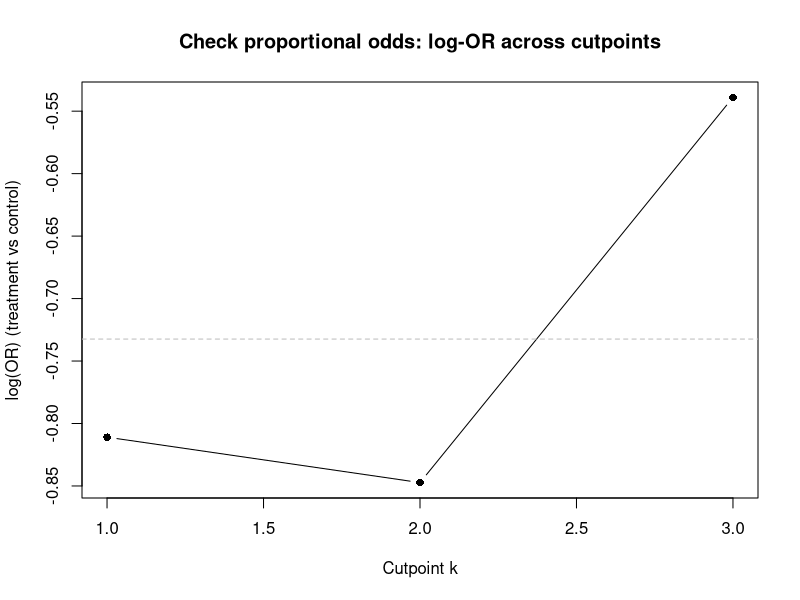

Write the R code that produced this figure. (Note: this script raises an error after producing the figure.)

library(MASS)
library(ggplot2)
library(tidyr)
library(dplyr)
library(gridExtra)
library(xtable)

p_C <- c(0.2, 0.3, 0.3, 0.2)
p_E <- c(0.1, 0.2, 0.4, 0.3)

### check if PO assumption fulfilled for the exemplary vectors
  # example vectors (must sum to 1)
  p_c <- p_C  # control
  p_t <- p_E  # treatment
  # cumulative probabilities
  Fc <- cumsum(p_c)
  Ft <- cumsum(p_t)
  K <- length(p_c)
  # compute odds and odds ratios for cutpoints 1:(K-1)
  cutpoints <- 1:(K-1)
  odds_c <- Fc[cutpoints] / (1 - Fc[cutpoints])
  odds_t <- Ft[cutpoints] / (1 - Ft[cutpoints])
  OR <- odds_t / odds_c
  logOR <- log(OR)
  data.frame(cut = cutpoints, Fc = Fc[cutpoints], Ft = Ft[cutpoints],
             odds_c = odds_c, odds_t = odds_t, OR = OR, logOR = logOR)
  # quick plot
  plot(cutpoints, logOR, type = "b", pch = 16, xlab = "Cutpoint k",
       ylab = "log(OR) (treatment vs control)",
       main = "Check proportional odds: log-OR across cutpoints")
  abline(h = mean(logOR), col = "gray", lty = 2)
  
  # -> not fulfilled

##### Function that generates a simplex vector ####
# Zufallsvektoren auf dem Simplex
random_simplex <- function(n) {
  x <- rgamma(5, shape = 1, rate = 1)  # oder shape = alpha für andere Verteilungen
  x / sum(x)
}

normal_simplex <- function(n, favored_cat) {
  x <- seq(1, n, by = 1)
  y <- dnorm(x, mean =  x[favored_cat], sd = 1.8)
  noise <- runif(n, min = 0.15, max = 0.3) # Add random noise (for example, 10% variation)
  y_noisy <- y * noise  # Apply noise and normalize
  y1 <- y_noisy/sum(y_noisy)
  y <- y/sum(y)
  plot(x,y)
  plot(x,y1)
  return(list(y,y1))
}

normal_simplex_theta <- function(n, favored_cat, theta=log(1.8)) {
  x <- seq(1, n, by = 1)
  y <- dnorm(x, mean =  x[favored_cat], sd = 1.8)
  y1 <- calc_p_E(y, theta_A = theta)
  y1 <- y1/sum(y1)
  y <- y/sum(y)
  plot(x,y)
  plot(x,y1)
  return(list(y,y1))
}

# Boulesteix idea fo how to generate the vectors
# either calculate p_E with random noise form p_C or with a treatment effect theta_A
normal_vector <- function(cat, niter=10000, theta_A = NA, seed = 1){
  set.seed(seed)
  # sample normally distributed values
  samp_norm <- rnorm(n = niter, mean = 0, sd = 1)
  samp_df <- data.frame(value = samp_norm) 
  # calculate the breaking points to categorize the values
  breaks_norm <- (max(samp_norm)-min(samp_norm))/(cat)
  # cut the values up into categories
  samp_df$category <- cut(samp_df$value, 
                          breaks=c(round(seq(min(samp_norm), max(samp_norm), breaks_norm),6)), 
                          labels=c(1:cat)) 
  p <- as.vector(prop.table(table(samp_df$category)))
  if(is.na(theta_A)){
    noise <- runif(cat, min = 0.15, max = 0.3) # Add random noise
    p_noisy <- p * noise  # Apply noise and normalize
    p2 <- p_noisy/sum(p_noisy)
    p2 <- p2/sum(p2)
  } else{
    p2 <- calc_p_E(p, theta_A = theta_A)
    noise <- runif(cat, min = 0.95, max = 1.05) # Add random noise
    p_noisy <- p2 * noise  # Apply noise and normalize
    p2 <- p_noisy/sum(p_noisy)
    p2 <- p2/sum(p2)
  }
  return(list(p, p2))
}

# Function that generates two simplex vectors, where the second has higher values on average
generate_two_simplex_vectors <- function(n, theta = log(1.8)) {
  # Vector A: Gamma Distribution
  a <- rgamma(n, shape = 1, rate = 1)
  a <- a / sum(a)
  
  # Vector B: calculated with odds ratio and random noise
  b <- calc_p_E(a, theta_A = theta)
  noise <- runif(n, min = 0.9, max = 1.1) # Add random noise, so PO assumption isnt fulfilled and PO method doesnt have advantage
  p_noisy <- b * noise  # Apply noise and normalize
  b <- p_noisy/sum(p_noisy)
  list(a = a, b = b)
}

generate_two_simplex_vectors_random <- function(n) {
  # Vector A: Gamma Distribution
  alpha_a <- rep(1, n)
  a <- rgamma(n, shape = alpha_a, rate = 1)
  a <- a / sum(a)
  
  # Vektor B: a with noise
  noise <- runif(n, min = 0.15, max = 0.3) # Add random noise (for example, 10% variation)
  a_noisy <- a * noise  # Apply noise and normalize
  b <- a_noisy/sum(a_noisy)

  list(a = a, b = b)
}

##### Function that generates a simplex vector with a uniform distribution ####
uniform_simplex <- function(n) {
  uni <- rep(1/n, n)
  noise <- runif(n, min = 0.7, max = 0.9) # Add random noise (for example, 10% variation)
  uni_noisy <- uni * noise  # Apply noise and normalize
  uni_noisy <- uni_noisy/sum(uni_noisy)
  return(list(uni, uni_noisy))
}
uniform_simplex(6)
############# Proportional Odds Method #########################################
# This function (adapted from Kieser 2020) will calculate the needed sample size based on p_C and p_E for proportional odds regression. A piece is still missing. Please ignore at this stage.
# calculate theta_A with artcat (Ian Whites) method
calculate_theta_A <- function(p_C, p_E, r = 1) {
  # Validate inputs
  if (length(p_C) != length(p_E)) {
    stop("p_C and p_E must have the same length (same number of outcome levels).")
  }
  if (abs(sum(p_C) - 1) > 1e-6 || abs(sum(p_E) - 1) > 1e-6) {
    stop("Probabilities p_C and p_E must each sum to 1.")
  }
  
  K <- length(p_C)  # number of outcome levels
  
  # Construct outcome levels and group labels
  outcome <- rep(c(1:K), times = 2)
  group <- c(rep(c("control"), times = K), rep(c("treatment"), times = K))
  
  # Calculate weights under the alternative hypothesis
  weights_alt <- c(((r * p_C) / (r + 1)), (p_E / (r + 1)))
  
  # Create synthetic dataset
  data_alt <- data.frame(
    outcome = factor(outcome, ordered = TRUE),
    group = factor(group, levels = c("control", "treatment")),
    weight = weights_alt
  )
  
  # Fit proportional odds model under the alternative
  model_alt <- suppressWarnings(
    polr(outcome ~ group, data = data_alt, weights = weight, method = "logistic", Hess = TRUE)
  )
  
  # Extract coefficient of treatment effect
  coef_alt <- -coef(summary(model_alt))["grouptreatment", "Value"]
  var_alt <- coef(summary(model_alt))["grouptreatment", "Std. Error"]
  alt <- data.frame("coef" = coef_alt, "Var" = var_alt)
  return(alt)
}

calculate_theta_A1 <- function(p_C, p_E, r = 1) {
  # Validate inputs
  if (length(p_C) != length(p_E)) {
    stop("p_C and p_E must have the same length (same number of outcome levels).")
  }
  if (abs(sum(p_C) - 1) > 1e-6 || abs(sum(p_E) - 1) > 1e-6) {
    stop("Probabilities p_C and p_E must each sum to 1.")
  }
  K <- length(p_C)  # number of outcome levels
  
  # Construct outcome levels and group labels
  outcome <- rep(1:K, 2) 
  group <- c(rep("control", K), rep("treatment", K))
  
  if(length(p_C)==3){
    weight <- c(((r * p_C) / (r + 1)), (p_E / (r + 1)))
  } else {
    N <- 1e6
    weight <- round(N*c(((r * p_C) / (r + 1)), (p_E / (r + 1))))
  }
  
  # Create synthetic dataset
  data_alt <- data.frame(
    outcome = factor(outcome, ordered = TRUE),
    group = factor(group, levels = c("control", "treatment")),
    weight = weight
  )
  
  # Fit proportional odds model under the alternative
  model_alt <- polr(outcome ~ group, data = data_alt, weights = weight, method = "logistic", Hess = TRUE)
  
  # Extract coefficient of treatment effect
  coef_alt <- -coef(summary(model_alt))["grouptreatment", "Value"]
  var_alt <- coef(summary(model_alt))["grouptreatment", "Std. Error"]
  alt <- data.frame("coef" = coef_alt, "Var" = var_alt)
  return(alt)
}

calculate_theta_A2 <- function(p_C, p_E, r = 1) {
  # Validate inputs
  if (length(p_C) != length(p_E)) {
    stop("p_C and p_E must have the same length (same number of outcome levels).")
  }
  if (abs(sum(p_C) - 1) > 1e-6 || abs(sum(p_E) - 1) > 1e-6) {
    stop("Probabilities p_C and p_E must each sum to 1.")
  }
  if(length(p_C)==3){
    N <- 1
    counts_C <- (r / (r + 1)) * p_C
    counts_E <- (1 / (r + 1)) * p_E
    } else {
      N <- 1e6
      counts_C <- round(N * (r / (r + 1)) * p_C)
      counts_E <- round(N * (1 / (r + 1)) * p_E)
    }
  K <- length(p_C)  # number of outcome levels
  
  # Construct outcome levels and group labels
  outcome <- rep(1:K, 2) 
  group <- c(rep("control", K), rep("treatment", K))
  weight <- c(counts_C, counts_E)
  # Create synthetic dataset
  data_alt <- data.frame(
    outcome = factor(outcome, ordered = TRUE),
    group = factor(group, levels = c("control", "treatment")),
    weight = weight
  )
  
  # Fit proportional odds model under the alternative
  model_alt <- polr(outcome ~ group, data = data_alt, weights = weight, method = "logistic", Hess = TRUE)
  
  # Extract coefficient of treatment effect
  coef_alt <- -coef(summary(model_alt))["grouptreatment", "Value"]
  var_alt <- coef(summary(model_alt))["grouptreatment", "Std. Error"]
  alt <- data.frame("coef" = coef_alt, "Var" = var_alt)
  return(alt)
}

calculate_theta_N <- function(p_C, p_E, r = 1) {
  # Null Hypothesis states: theta=0
  # Validate inputs
  if (length(p_C) != length(p_E)) {
    stop("p_C and p_E must have the same length (same number of outcome levels).")
  }
  if (abs(sum(p_C) - 1) > 1e-6 || abs(sum(p_E) - 1) > 1e-6) {
    stop("Probabilities p_C and p_E must each sum to 1.")
  }
  
  K <- length(p_C)  # number of outcome levels
  
  p_i <- (r*p_C+p_E)/(r+1) # expected value of estimand (e.g. risk difference)
                            # make both probabilities equal, so that theta = 0
  
  # Construct outcome levels and group labels
  outcome <- rep(c(1:K), times = 2)
  group <- c(rep(c("control"), times = K), rep(c("treatment"), times = K))
  
  # Calculate weights under the alternative hypothesis
  weights_null <- c(((r * p_i) / (r + 1)), (p_i / (r + 1)))
  
  # Create synthetic dataset
  data_null <- data.frame(
    outcome = factor(outcome, ordered = TRUE),
    group = factor(group, levels = c("control", "treatment")),
    weight = weights_null
  )
  
  # Fit proportional odds model under the alternative
  model_null <- suppressWarnings(
    polr(outcome ~ group, data = data_null, weights = weight, method = "logistic", Hess = TRUE)
  )
  
  # Extract coefficient of treatment effect
  coef_null <- -coef(summary(model_null))["grouptreatment", "Value"]
  var_null <- coef(summary(model_null))["grouptreatment", "Std. Error"]
  null <- data.frame("coef" = coef_null, "Var" = var_null)
  return(null)
}


samplesize_po_AA <- function(p_C, p_E, alpha, beta, r, p_C2=NULL, p_E2=NULL){
  
  theta_A <- calculate_theta_A(p_C, p_E, r)[1,1]
  Var_A <- calculate_theta_A(p_C, p_E, r)[1,2]^2
  
  n <- (Var_A*((qnorm(1-alpha/2)+qnorm(1-beta))^2))/(theta_A^2) # White, 2023 Formel 5 (AA)
  n_E <- ceiling(r/(1+r) * n)
  n_C <- ceiling(1/(1+r) * n)
  n_total <- n_E + n_C
  actual_r <- n_E/n_C
  actual_power <- pnorm(sqrt((n_total*(theta_A^2))/Var_A)-qnorm(1-alpha/2))
  actual_power2<-NA
  if (!is.null(p_C2)&!is.null(p_E2)){
    theta_A2 <- calculate_theta_A(p_C2, p_E2, r)[1,1]
    Var_A2 <- calculate_theta_A(p_C2, p_E2, r)[1,2]^2
    actual_power2 <- pnorm(sqrt((n_total*(theta_A2^2))/Var_A2)-qnorm(1-alpha/2))
   }
  return(data.frame(n_total = n_total, n_E = n_E, n_C = n_C,
                    actual_r = actual_r, actual_power = actual_power, actual_power2=actual_power2))
}

samplesize_po_NN <- function(p_C, p_E, alpha=0.05, beta=0.2, r, p_C2=NULL, p_E2=NULL){
  
  theta_A <- calculate_theta_A(p_C, p_E, r)[1,1]
  Var_N <- calculate_theta_N(p_C, p_E, r)[1,2]^2
  
  n <- (Var_N*((qnorm(1-alpha/2)+qnorm(1-beta))^2))/(theta_A^2) # White, 2023 Formel 5 (AA)
  n_E <- ceiling(r/(1+r) * n)
  n_C <- ceiling(1/(1+r) * n)
  n_total <- n_E + n_C
  actual_r <- n_E/n_C
  actual_power <- pnorm(sqrt((n_total*(theta_A^2))/Var_N)-qnorm(1-alpha/2))
  actual_power2<-NA
  if (!is.null(p_C2)&!is.null(p_E2)){
    theta_A2 <- calculate_theta_A(p_C2, p_E2, r)[1,1]
    Var_N2 <- calculate_theta_N(p_C2, p_E2, r)[1,2]^2
    actual_power2 <- pnorm(sqrt((n_total*(theta_A2^2))/Var_N2)-qnorm(1-alpha/2))
  }
  return(data.frame(n_total = n_total, n_E = n_E, n_C = n_C,
                    actual_r = actual_r, actual_power = actual_power, actual_power2=actual_power2))
}

samplesize_po_NA <- function(p_C, p_E, alpha, beta, r, p_C2=NULL, p_E2=NULL){
  
  d <- calculate_theta_A(p_C, p_E, r)[1,1]
  V_A <- calculate_theta_A(p_C, p_E, r)[1,2]^2
  V_N <- calculate_theta_N(p_C, p_E, r)[1,2]^2

  n <- ((sqrt(V_N)*qnorm(1-alpha/2)+sqrt(V_A)*qnorm(1-beta))^2)/(d^2) # White, 2023 Formel 4 (NA)
  n_E <- ceiling(r/(1+r) * n)
  n_C <- ceiling(1/(1+r) * n)
  n_total <- n_E + n_C
  actual_r <- n_E/n_C
  actual_power <- pnorm(((sqrt(n_total*d^2))-(sqrt(V_N)*qnorm(1-alpha/2)))/(sqrt(V_A)))
  actual_power2<-NA
  if (!is.null(p_C2)&!is.null(p_E2)){
    d2 <- calculate_theta_A(p_C2, p_E2, r)[1,1]
    V_A2 <- calculate_theta_A(p_C2, p_E2, r)[1,2]^2
    V_N2 <- calculate_theta_N(p_C2, p_E2, r)[1,2]^2
    actual_power2 <- pnorm(((sqrt(n_total*d2^2))-(sqrt(V_N2)*qnorm(1-alpha/2)))/(sqrt(V_A2)))
  }
  return(data.frame(n_total = n_total, n_E = n_E, n_C = n_C,
                    actual_r = actual_r, actual_power = actual_power, actual_power2=actual_power2))
}

samplesize_po_kieser <- function(p_C, p_E, alpha, beta, r, p_C2=NULL, p_E2=NULL){
  
  theta_A <- calculate_theta_A(p_C, p_E, r)[1,1]
  x = 0
  for (i in 1:length(p_C)){
    x = x + ((p_C[i] + r*p_E[i]) / (1 + r))^3
  }
    n <- (1+r)^2/r * 3*(qnorm(1-alpha/2) + qnorm(1-beta))^2 /
      (theta_A^2 * (1-x)) # Kieser Formel 4.8
  n_E <- ceiling(r/(1+r) * n)
  n_C <- ceiling(1/(1+r) * n)
  n_total <- n_E + n_C
  actual_r <- n_E/n_C
  actual_power <- pnorm(sqrt(n_total * actual_r * theta_A^2 * (1-x)/
                               (3 * (1 + actual_r)^2)) - qnorm(1-alpha/2))
  actual_power2<-NA
  if (!is.null(p_C2)&!is.null(p_E2)){
    theta_A2 <- calculate_theta_A(p_C2, p_E2, r)[1,1]
    actual_power2 <- pnorm(sqrt(n_total * actual_r * theta_A2^2 * (1-x)/
                                  (3 * (1 + actual_r)^2)) - qnorm(1-alpha/2))
  }
  return(data.frame(n_total = n_total, n_E = n_E, n_C = n_C,
                    actual_r = actual_r, actual_power = actual_power, actual_power2=actual_power2))
}
samplesize_po_kieser_known <- function(p_C, p_E, theta, alpha, beta, r, p_C2=NULL, p_E2=NULL){
  
  theta_A <- log(theta)
  x = 0
  for (i in 1:length(p_C)){
    x = x + ((p_C[i] + r*p_E[i]) / (1 + r))^3
  }
  n <- ((1+r)^2/r) * 3*((qnorm(1-alpha/2) + qnorm(1-beta))^2) /
    (theta_A^2 * (1-x)) # Kieser Formel 4.8
  n_E <- ceiling(r/(1+r) * n)
  n_C <- ceiling(1/(1+r) * n)
  n_total <- n_E + n_C
  actual_r <- n_E/n_C
  actual_power <- pnorm(sqrt(n_total * actual_r * theta_A^2 * (1-x)/
                               (3 * (1 + actual_r)^2)) - qnorm(1-alpha/2))
  actual_power2<-NA
  if (!is.null(p_C2)&!is.null(p_E2)){
    theta_A2 <- calculate_theta_A(p_C2, p_E2, r)[1,1]
    actual_power2 <- pnorm(sqrt(n_total * actual_r * theta_A2^2 * (1-x)/
                                  (3 * (1 + actual_r)^2)) - qnorm(1-alpha/2))
  }
  return(data.frame(n_total = n_total, n_E = n_E, n_C = n_C,
                    actual_r = actual_r, actual_power = actual_power, actual_power2=actual_power2))
}

samplesize_po_AA(p_C=p_C, p_E=p_E, alpha = 0.05, beta = 0.2, r=1)
samplesize_po_AA(p_C=p_C, p_E=p_E, alpha = 0.05, beta = 0.2, r=1, p_C2, p_E2)
samplesize_po_AA(p_C=p_C, p_E=p_E, alpha = 0.05, beta = 0.2, r=1, p_C2= c(0.1,0.2,0.4,0.3), p_E2=c(0.25,0.35,0.2, 0.2))
samplesize_po_AA(p_C=c(0.1,0.2,0.4,0.3), p_E=c(0.15,0.35,0.2, 0.3), alpha = 0.05, beta = 0.2, r=1)

t1<- samplesize_po_NN(p_C=p_C, p_E=p_E, alpha = 0.05, beta = 0.2, r=1)
t2<-samplesize_po_NN(p_C=p_C, p_E=p_E, alpha = 0.05, beta = 0.2, r=1, p_C2, p_E2)
t3<-samplesize_po_NN(p_C=p_C, p_E=p_E, alpha = 0.05, beta = 0.2, r=1, p_C2= c(0.1,0.2,0.4,0.3), p_E2=c(0.25,0.35,0.2, 0.2))
samplesize_po_NN(p_C=c(0.1,0.2,0.4,0.3), p_E=c(0.15,0.35,0.2, 0.3), alpha = 0.05, beta = 0.2, r=1)



samplesize_po_NA(p_C=p_C, p_E=p_E, alpha = 0.05, beta = 0.2, r=1)
samplesize_po_NA(p_C=c(0.1,0.2,0.4,0.3), p_E=c(0.15,0.35,0.2, 0.3), alpha = 0.05, beta = 0.2, r=1)

samplesize_po_kieser(p_C=p_C, p_E=p_E, alpha = 0.05, beta = 0.2, r=1)
samplesize_po_kieser(p_C=c(0.1,0.2,0.4,0.3), p_E=c(0.15,0.35,0.2, 0.3), alpha = 0.05, beta = 0.2, r=1)

##### Compare Kieser to White Method #####
comp_PO <- function(alpha=0.05, beta=0.2, r=1, iter=1000, bias = 1.2){
  results_NN <-  data.frame()
  results_AA <-  data.frame()
  results_NA <-  data.frame()
  results_k <- data.frame()
  for (i in seq_along(1:iter)) {
  set.seed(i)
  prob_length <- sample(c(3,4,5,6,7,8), 1)
  print(i)
  p <- generate_two_simplex_vectors(prob_length, bias)
  p_C <- p[[1]]
  p_E <- p[[2]]
  results_NN <- rbind(results_NN, as.data.frame(samplesize_po_NN(p_C=p_C, p_E=p_E, alpha, beta, r)))
  results_AA <- rbind(results_AA, as.data.frame(samplesize_po_AA(p_C=p_C, p_E=p_E, alpha, beta, r)))
  results_NA <- rbind(results_NA, as.data.frame(samplesize_po_NA(p_C=p_C, p_E=p_E, alpha, beta, r)))
  results_k <- rbind(results_k, as.data.frame(samplesize_po_kieser(p_C=p_C, p_E=p_E, alpha, beta, r)))
  }
  return(list(results_NN, results_k, results_AA, results_NA))
}

comp_w_k <- comp_PO(iter=10000)
# how often is NN the same as Kieser
length(which(comp_w_k[[1]]$n_total == comp_w_k[[2]]$n_total))/10000 # 94.8% , 520 unequal
mean(comp_w_k[[1]]$n_total - comp_w_k[[2]]$n_total)
# how often is AA the same as Kieser
length(which(comp_w_k[[2]]$n_total == comp_w_k[[3]]$n_total))/10000 # 0%
mean(comp_w_k[[2]]$n_total - comp_w_k[[3]]$n_total)
# how often is NA the same as Kieser
length(which(comp_w_k[[2]]$n_total == comp_w_k[[4]]$n_total))/10000 # 0.53 %
mean(comp_w_k[[4]]$n_total - comp_w_k[[2]]$n_total)

# look at Power:
mean(comp_w_k[[1]]$actual_power - comp_w_k[[2]]$actual_power)

# what is the mean difference of the unequal sample sizes of Kieser and NN?
neq <- which(comp_w_k[[1]]$n_total != comp_w_k[[2]]$n_total)
mean(abs(comp_w_k[[1]]$n_total[neq] - comp_w_k[[2]]$n_total[neq])) # mean abs difference of unequal sample sizes
mean(abs(comp_w_k[[1]]$n_total - comp_w_k[[2]]$n_total))# mean abs difference: 44.85
median(comp_w_k[[1]]$n_total - comp_w_k[[2]]$n_total)# median abs difference = 0
mean(comp_w_k[[1]]$n_total[neq]) # mean NN sample size of unequal pairs


# Bias = 2
comp_w_k2 <- comp_PO(iter=10000, bias = 2)
length(which(comp_w_k2[[1]]$n_total == comp_w_k2[[2]]$n_total))/10000 # 94.04%
neq <- which(comp_w_k2[[1]]$n_total != comp_w_k2[[2]]$n_total)
mean(comp_w_k2[[1]]$n_total[neq] - comp_w_k2[[2]]$n_total[neq])
plot(comp_w_k2[[1]]$n_total, comp_w_k2[[2]]$n_total)
# look at Power:
mean(comp_w_k2[[1]]$actual_power - comp_w_k2[[2]]$actual_power)

# Bias = 3
comp_w_k3 <- comp_PO(iter=10000, bias = 3)
length(which(comp_w_k3[[1]]$n_total == comp_w_k3[[2]]$n_total))/10000 # 93.93%
neq <- which(comp_w_k3[[1]]$n_total != comp_w_k3[[2]]$n_total)
mean(comp_w_k3[[1]]$n_total[neq] - comp_w_k3[[2]]$n_total[neq])
# look at Power:
mean(comp_w_k3[[1]]$actual_power - comp_w_k3[[2]]$actual_power)

# r = 0.8
comp_w_k4 <- comp_PO(iter=10000, r=0.8)
length(which(comp_w_k4[[1]]$n_total == comp_w_k4[[2]]$n_total))/10000 # 31.82%
# how often is AA the same as Kieser
length(which(comp_w_k4[[2]]$n_total == comp_w_k4[[3]]$n_total))/10000 # 0.88%
# how often is NA the same as Kieser
length(which(comp_w_k4[[2]]$n_total == comp_w_k4[[4]]$n_total))/10000 # 5.36 %
neq <- which(comp_w_k4[[1]]$n_total != comp_w_k4[[2]]$n_total)
mean(comp_w_k4[[1]]$n_total[neq] - comp_w_k4[[2]]$n_total[neq])
plot(comp_w_k4[[1]]$n_total, comp_w_k4[[2]]$n_total)
# look at Power:
mean(comp_w_k4[[1]]$actual_power - comp_w_k4[[2]]$actual_power)

# r = 0.4
comp_w_k5 <- comp_PO(iter=10000, r=0.4)
length(which(comp_w_k5[[1]]$n_total == comp_w_k5[[2]]$n_total))/10000 # 9.94%
# how often is AA the same as Kieser
length(which(comp_w_k5[[2]]$n_total == comp_w_k5[[3]]$n_total))/10000 # 1.75%
# how often is NA the same as Kieser
length(which(comp_w_k5[[2]]$n_total == comp_w_k5[[4]]$n_total))/10000 # 5.47 %
neq <- which(comp_w_k5[[1]]$n_total != comp_w_k5[[2]]$n_total)
mean(comp_w_k5[[1]]$n_total[neq] - comp_w_k5[[2]]$n_total[neq])
plot(comp_w_k5[[1]]$n_total, comp_w_k5[[2]]$n_total)
# look at Power:
mean(comp_w_k5[[1]]$actual_power - comp_w_k5[[2]]$actual_power)

############# Wilcoxon-Mann-Whitney Method ###################################
# This function calculates pi_A based on p_E and p_C
# Kieser Formula 4.4
calculate_pi_A<-function(p_C,p_E)
{
  x <- 0
  p_C_cum <- cumsum(p_C)
  for (i in 2:length(p_E)){
    x <- x + p_E[i] * p_C_cum[i-1]
  }
  y <- 0
  for (i in 1:length(p_E)){
    y <- y + 0.5 * p_E[i] * p_C[i]
  }
  return(x+y)  
}

# Wilcoxon-Mann-Whitney test for ordered categorical data (Kieser, 2020)
# This function (adapted from Kieser 2020) calculates the needed sample size based on p_C and p_E for a form of Mann-Whitney test taking ties into account. 
# p_C2 and p_E2: "true" Probabilites (unknown in real life, but "known" in Simulation)

samplesize_AfS <- function(p_C, p_E, alpha, beta, r, p_C2=NULL, p_E2=NULL){
  # calculate pi_A
  pi_A <- calculate_pi_A(p_C,p_E)
  
  # calculate sample size
  x <- 0
  for (i in 1:length(p_C)){
    x <- x + ((r*p_C[i] + p_E[i]) / (1 + r))^3
  } 
  n <- ((1+r)^2/r) * ((qnorm(1-(alpha/2)) + qnorm(1-beta))^2) / 12 *
    (1-x)/((pi_A - 0.5)^2) # Kieser Formula 4.7
  n_E <- ceiling(r/(1+r) * n)
  n_C <- ceiling(1/(1+r) * n)
  n_total <- n_E + n_C
  actual_r <- n_E/n_C
  actual_power <- pnorm(abs(pi_A-0.5) / (1 + actual_r)*
                          sqrt(n_total * actual_r * 12/(1-x)) - qnorm(1-alpha/2))
  actual_power2<-NA
  if (!is.null(p_C2)&!is.null(p_E2))
  {
  pi_A2<-calculate_pi_A(p_C2,p_E2)
  actual_power2 <- pnorm(abs(pi_A2-0.5) / (1 + actual_r)*
                          sqrt(n_total * actual_r * 12/(1-x)) - qnorm(1-alpha/2))
  }
  return(data.frame(n_total = n_total, n_E = n_E, n_C = n_C,
                    actual_r = actual_r, actual_power = actual_power, actual_power2=actual_power2))
}


############# t-test Method ####################################################

# This function calculates delta_A (difference between control and exp. group) and sigma based on p_C and p_E
# 
calculate_delta_A_sigma<-function(p_C,p_E){
  K<-length(p_C)
  mu_E<-sum((1:K)*p_E)
  mu_C<-sum((1:K)*p_C)
  delta_A<-mu_E-mu_C  
  sigma_C<- sqrt(sum(p_C*((1:K)-mu_C)^2))
  sigma_E<- sqrt(sum(p_E*((1:K)-mu_E)^2))
  sigma<-0.5*(sigma_C+sigma_E)
  list(delta_A=delta_A,sigma=sigma)
}

# This function (adapted from Kieser 2020) calculates the needed sample size based on p_C and p_E for the two-sample t-test using the Guenther & Schouten correction 

samplesize_ttestord<-  function(p_C, p_E, alpha, beta, r, p_C2=NULL, p_E2=NULL){
 
  param<-calculate_delta_A_sigma(p_C,p_E)
  # could be formula 3.11c from kieser 2020
  n_C <- ceiling((1+r)/r * (qnorm(1-alpha/2) + qnorm(1-beta))^2 *
                   (param$sigma/param$delta_A)^2 + (qnorm(1-alpha/2)^2) / (2*(1+r)))
  n_E <- ceiling((1+r) * (qnorm(1-alpha/2) + qnorm(1-beta))^2 *
                   (param$sigma/param$delta_A)^2 + r * (qnorm(1-alpha/2)^2) / (2*(1+r)))
  actual_r <- n_E/n_C
  n_total <- n_E + n_C
  actual_power <- pnorm(1/((1+actual_r) * abs(param$sigma/param$delta_A)) *
                          sqrt(actual_r*(n_total-(qnorm(1-alpha/2)^2)/
                                           (2
                                              #*(1+actual_r) # this should not be in the formula
                                              ))) - qnorm(1-alpha/2))
  actual_power2<-NA
  if (!is.null(p_C2)&!is.null(p_E2))
  {
    param2<-calculate_delta_A_sigma(p_C2,p_E2)
    actual_power2 <- pnorm(1/((1+actual_r) * abs(param2$sigma/param2$delta_A)) *
                             sqrt(actual_r*(n_total-(qnorm(1-alpha/2)^2)/
                                              (2
                                               #*(1+actual_r)
                                               ))) - qnorm(1-alpha/2))
  }
  return(data.frame(n_total = n_total, n_E = n_E, n_C = n_C,
                    actual_r = actual_r, actual_power = actual_power, actual_power2=actual_power2))
}
samplesize_ttestord_kieser<-  function(p_C, p_E, alpha, beta, r, p_C2=NULL, p_E2=NULL){
  
  param<-calculate_delta_A_sigma(p_C,p_E)
  # could be formula 8.4 from kieser 2020
  n_C <- ceiling((1+r)/r * (qnorm(1-alpha/2) + qnorm(1-beta))^2 *
                   (param$sigma/param$delta_A)^2 + (qnorm(1-alpha/2)^2) / (2*(1+r)))
  n_E <- ceiling((1+r) * (qnorm(1-alpha/2) + qnorm(1-beta))^2 *
                   (param$sigma/param$delta_A)^2 + r * (qnorm(1-alpha/2)^2) / (2*(1+r)))
  actual_r <- n_E/n_C
  n_total <- n_E + n_C
  actual_power <- pnorm(1/((1+actual_r) * abs(param$sigma/param$delta_A)) *
                          sqrt(actual_r*(n_total-(qnorm(1-alpha/2)^2)/
                                           (2*(1+actual_r)))) - qnorm(1-alpha/2))
  actual_power2<-NA
  if (!is.null(p_C2)&!is.null(p_E2))
  {
    param2<-calculate_delta_A_sigma(p_C2,p_E2)
    actual_power2 <- pnorm(1/((1+actual_r) * abs(param2$sigma/param2$delta_A)) *
                             sqrt(actual_r*(n_total-(qnorm(1-alpha/2)^2)/
                                              (2*(1+actual_r)))) - qnorm(1-alpha/2))
  }
  return(data.frame(n_total = n_total, n_E = n_E, n_C = n_C,
                    actual_r = actual_r, actual_power = actual_power, actual_power2=actual_power2))
}

samplesize_ttestord(p_C, p_E, r=1, alpha = 0.05, beta = 0.2)

# Compare the two Versions

comp_ttest <- function(alpha=0.05, beta=0.2, r=1, iter=1000, bias = 1.2){
  results_kieser <-  data.frame()
  results_me <-  data.frame()
  for (i in seq_along(1:iter)) {
    set.seed(i)
    prob_length <- sample(c(3,4,5,6,7,8), 1)
    print(i)
    p <- generate_two_simplex_vectors(prob_length, bias)
    p_C <- p[[1]]
    p_E <- p[[2]]
    results_kieser <- rbind(results_kieser, as.data.frame(samplesize_ttestord_kieser(p_C=p_C, p_E=p_E, alpha, beta, r)))
    results_me <- rbind(results_me, as.data.frame(samplesize_ttestord(p_C=p_C, p_E=p_E, alpha, beta, r)))
   }
  return(list(results_kieser, results_me))
}

c_ttest_1 <- comp_ttest(iter = 10000)
length(which(c_ttest_1[[1]]$n_total == c_ttest_1[[2]]$n_total))/10000 # for r=1 the sample size is always the same

# r=0.4
c_ttest_2 <- comp_ttest(iter = 10000, r = 0.4)
length(which(c_ttest_2[[1]]$n_total == c_ttest_2[[2]]$n_total))/10000 # for r=0.8 the sample size is always the same


############# Visualization allocation ratio and sample size ##########
all_rat <- function(n=100, r_vec=c(seq(0.1, 0.9, 0.2), 1, seq(2,7,1))){
  n_C_vec <- c()
  n_E_vec <- c()
  for (r in seq_along(1:length(r_vec))) {
    n_E_vec[r] <- ceiling(r_vec[r]/(1+r_vec[r]) * n)
    n_C_vec[r] <- ceiling(1/(1+r_vec[r]) * n)
  }
  return(data.frame("n" = c(n_E_vec, n_C_vec), 
                    "r" = rep(r_vec, 2),
                    "group"=c(rep("n_E", length(n_E_vec)),rep("n_C", length(n_C_vec))) ) )
}
r_vec <- all_rat()

ggplot(r_vec, aes(x=r, y=n, color=group))+
  geom_line( )+
  geom_point( )+
  scale_color_manual(values = c("n_C" = "#669933", "n_E" = "#336699")) +
  ylab("Sample Size")+
  xlab("Allocation Ratio")+
  theme_bw()


############# Simulation Functions #############################################
# This function (written by ALB) generates RCT data of total size n_pilot with randomization ratio r and 
# probability vectors p_C and p_E in the control and experimental arms, respectively, and returns the 
# resulting estimates for p_C and p_E.
generate.pEpC.estimate<-function(p_C, p_E, r, n_pilot){
  y <- rbinom(n_pilot,1,r/(r+1))  
  n_E <- sum(y)
  n_C <- n_pilot - n_E
  phat_C <- as.vector(rmultinom(1, size=n_C, prob=p_C)/n_C)
  phat_E <- as.vector(rmultinom(1, size=n_E, prob=p_E)/n_E)
  list(C=phat_C,E=phat_E)
}

# This function (written by ALB) returns the distribution of the needed sample sizes calculated using methods ttest_ord, AfS and PO over niter pilot datasets.

simulation<-function(p_C, p_E, r=1, n_pilot, niter=1000, alpha=0.05,beta=0.2){
  n_needed<-matrix(NA,niter,3)
  colnames(n_needed)<-c("WMW","ttestord", "po")
  actual_power2<-matrix(NA,niter,3)
  colnames(actual_power2)<-c("WMW","ttestord", "po")
  for (i in 1:niter){
    set.seed(i)
    print(i)
    phat<-generate.pEpC.estimate(p_C=p_C, p_E=p_E, r=r, n_pilot=n_pilot)
    result_WMW<-samplesize_AfS(p_C=phat$C, p_E=phat$E, alpha=alpha, beta=beta, r=r, p_C2=p_C, p_E2=p_E)
    result_ttestord<-samplesize_ttestord(p_C=phat$C, p_E=phat$E, alpha=alpha, beta=beta, r=r, p_C2=p_C, p_E2=p_E)
    result_po <- samplesize_po_NN(p_C=phat$C, p_E=phat$E, alpha=alpha, beta=beta, r=r, p_C2=p_C, p_E2=p_E) # newly added
    n_needed[i,1]<- result_WMW$n_total
    n_needed[i,2]<- result_ttestord$n_total
    n_needed[i,3]<- result_po$n_total
    actual_power2[i,1]<-result_WMW$actual_power2
    actual_power2[i,2]<-result_ttestord$actual_power2
    actual_power2[i,3]<-result_po$actual_power2
  }
  nmin<-apply(n_needed,FUN=min,MARGIN=1)
  whichnmin<-apply(n_needed,FUN=which.min,MARGIN=1)
  actual_power_nmin<-actual_power2[cbind(1:niter,whichnmin)]
  list(n_needed=n_needed,actual_power = actual_power2, 
       nmin=nmin,actual_power_nmin=actual_power_nmin,
       method = c("WMW", "ttest", "PO")[whichnmin])
}
simulation_simple<-function(p_C, p_E, r=1, n_pilot, niter=1000, alpha=0.05,beta=0.2){
  n_needed<-matrix(NA,niter,3)
  colnames(n_needed)<-c("WMW","ttestord", "po")
  actual_power2<-matrix(NA,niter,3)
  colnames(actual_power2)<-c("WMW","ttestord", "po")
  for (i in 1:niter){
    set.seed(i)
    print(i)
    phat<-generate.pEpC.estimate(p_C=p_C, p_E=p_E, r=r, n_pilot=n_pilot)
    result_WMW<-samplesize_AfS(p_C=phat$C, p_E=phat$E, alpha=alpha, beta=beta, r=r, p_C2=p_C, p_E2=p_E)
    result_ttestord<-samplesize_ttestord(p_C=phat$C, p_E=phat$E, alpha=alpha, beta=beta, r=r, p_C2=p_C, p_E2=p_E)
    result_po <- samplesize_po_NN(p_C=phat$C, p_E=phat$E, alpha=alpha, beta=beta, r=r, p_C2=p_C, p_E2=p_E) # newly added
    n_needed[i,1]<- result_WMW$n_total
    n_needed[i,2]<- result_ttestord$n_total
    n_needed[i,3]<- result_po$n_total
    actual_power2[i,1]<-result_WMW$actual_power2
    actual_power2[i,2]<-result_ttestord$actual_power2
    actual_power2[i,3]<-result_po$actual_power2
  }
  list(n_needed=n_needed,actual_power = actual_power2)
}

############# Simulation Application ###########################################
# Small demo in an example setting.
p_C<-c(0.2,0.3,0.3,0.2)
p_E<-c(0.1, 0.2, 0.4, 0.3)
r<-1 

# compute needed sample sizes for these values of p_C and p_E:
samplesize_AfS(p_C, p_E, alpha=0.05, beta=0.2, r)
samplesize_ttestord(p_C, p_E, alpha=0.05, beta=0.2, r)
samplesize_po_kieser(p_C, p_E, alpha=0.05, beta=0.2, r)
samplesize_po_NA(p_C, p_E, alpha=0.05, beta=0.2, r)
samplesize_po_NN(p_C, p_E, alpha=0.05, beta=0.2, r)
rbind(samplesize_AfS(p_C, p_E, alpha=0.05, beta=0.2, r), 
      samplesize_ttestord(p_C, p_E, alpha=0.05, beta=0.2, r), 
      samplesize_po_kieser(p_C, p_E, alpha=0.05, beta=0.2, r),
      samplesize_po_NN(p_C, p_E, alpha=0.05, beta=0.2, r))

# perform test simulations for different values of n_pilot and compute how often n calculated by AfS is small than n calculated by ttestord
test50<-simulation(p_C,p_E,n_pilot=50,niter=10000)
mean(test50$actual_power_nmin)
median(test50$actual_power_nmin)
hist(test50$actual_power_nmin)
df50 <- data.frame("power_nmin" = test50$actual_power_nmin, "method" = test50$method)
ggplot(df50, aes(x = power_nmin, fill = method, colour = method)) + 
  geom_histogram(alpha = 0.3, position = "identity")
# proportions of methods
length(which(test50$method == "PO"))/100
length(which(test50$method == "ttest"))/100
length(which(test50$method == "WMW"))/100
# how big is the difference between biggest and smallest sample size
diff_vec_50 <- c()
for(i in seq_along(1:10000)){
  diff_vec_50[i]<-max(test50$n_needed[i,]) - min(test50$n_needed[i,])
}
mean(diff_vec_50[is.finite(diff_vec_50)])
median(diff_vec_50)
# min max sample sizes
min(test50$n_needed)
max(test50$n_needed[is.finite(diff_vec_50)])

# Percentile
quantile(test50$nmin, 0.999)
# How many sample sizes are over one million
length(which(test50$n_needed>1000000))
test50$n_needed[which(test50$n_needed>1000000)]

### n_pilot = 100
test100<-simulation(p_C,p_E,n_pilot=100,niter=10000)
mean(test100$actual_power_nmin)

# range of all estimated n
min(test100$n_needed)
max(test100$n_needed)

# range of all estimated power
min(test100$actual_power_nmin)
max(test100$actual_power_nmin)

# proportions of methods
length(which(test100$method == "PO"))/100
length(which(test100$method == "ttest"))/100
length(which(test100$method == "WMW"))/100

# how big is the difference between biggest and smallest sample size
diff_vec_100 <- c()
for(i in seq_along(1:10000)){
  diff_vec_100[i]<-max(test100$n_needed[i,]) - min(test100$n_needed[i,])
}
mean(diff_vec_100[is.finite(diff_vec_100)])
median(diff_vec_100)


# plot the histograms
df_test100 <- data.frame()
df_test100 <- data.frame("power_nmin" = test100$actual_power_nmin, 
                          "method" = test100$method) %>%
  mutate(mean = mean(power_nmin))
df_test100$method <- as.factor(df_test100$method)
df_test100$method <- relevel(df_test100$method, "ttest")

grid.arrange(ggplot(df_test100, aes(x = power_nmin))+ 
               geom_histogram(fill = "grey", color = "black", position = "identity")+
               geom_vline(aes(xintercept = mean), color = "red")+
               geom_vline(xintercept = 0.8, color = "red", linetype="dotted")+
               theme_bw(),
             ggplot(df_test100, aes(x = power_nmin, fill = method, colour = method))+ 
               geom_histogram(alpha = 0.3, position = "identity")+
               geom_vline(aes(xintercept = mean), color = "red")+
               scale_colour_manual(values = c("PO" = "#7CAE00", "ttest" = "#00BFC4", "WMW" = "#C77CFF")) +
               scale_fill_manual(values = c("PO" = "#7CAE00", "ttest" = "#00BFC4", "WMW" = "#C77CFF")) +
               geom_vline(xintercept = 0.8, color = "red", linetype="dotted")+
               theme_bw())
# show the powers separated
sim_100_power <-  as.data.frame(test100$actual_power) %>%
  pivot_longer(everything(), names_to = "method", values_to = "power")
ggplot(sim_100_power, aes(x = power, fill = method, colour = method)) + 
  geom_histogram(alpha = 0.3, position = "identity") +
  geom_vline(xintercept = 0.8, color = "red", linetype="dotted")+
  facet_wrap(method ~.) 
ggplot(sim_100_power, aes(x = power, fill = method, colour = method)) + 
  geom_histogram(alpha = 0.3, position = "identity") +
  geom_vline(xintercept = 0.8, color = "red", linetype="dotted")

# distribution of the powers
ggplot(test100$actual_power)+
  geom_histogram(mapping = aes(x=WMW), alpha = 0.3, fill="#C77CFF", color="#C77CFF")+
  geom_histogram(mapping = aes(x=po), alpha = 0.3, fill="#00BFC4", color="#00BFC4")+
  geom_histogram(mapping = aes(x=ttestord), alpha = 0.3, fill="#7CAE00", color="#7CAE00")+
  labs(x="power")


# distribution of the sample sizes
ggplot(test100$n_needed)+
  geom_histogram(mapping = aes(x=WMW), alpha = 0.3, fill="#C77CFF", color="#C77CFF")+
  geom_histogram(mapping = aes(x=po), alpha = 0.3, fill="#00BFC4", color="#00BFC4")+
  geom_histogram(mapping = aes(x=ttestord), alpha = 0.3, fill="#7CAE00", color="#7CAE00")+
  xlim(0,5000)

### n_pilot = 200
test200<-simulation(p_C,p_E,n_pilot=200,niter=10000)
mean(test200$actual_power_nmin)

# proportions of methods
length(which(test200$method == "PO"))/100
length(which(test200$method == "ttest"))/100
length(which(test200$method == "WMW"))/100


### n_pilot = 500
test500<-simulation(p_C,p_E,n_pilot=500,niter=10000)
mean(test500$n_needed[,1]<test500$n_needed[,2])     # how often n calculated by AfS is smaller than n calculated by ttestord
mean(test500$n_needed[,2]<test500$n_needed[,3])     # how often n calculated by ttest is smaller than n calculated by PO
mean(test500$n_needed[,1]<test500$n_needed[,3])     # how often n calculated by AfS is smaller than n calculated by PO
c(mean(test500$n_needed[,1]<test500$n_needed[,2]), mean(test500$n_needed[,2]<test500$n_needed[,3]), 
  mean(test500$n_needed[,1]<test500$n_needed[,3]))
mean(test500$actual_power_nmin)
median(test500$actual_power_nmin)
hist(test500$actual_power_nmin)
plot(test500$actual_power_nmin, type = 'p', col = factor(test500$method))
legend("topleft", legend = levels(factor(test500$method)), 
       pch = 19, col = factor(levels(factor(test500$method))))
df500 <- data.frame("power_nmin" = test500$actual_power_nmin, "method" = test500$method)
ggplot(df500, aes(x = power_nmin, fill = method, colour = method)) + 
  geom_histogram(alpha = 0.3, position = "identity")
# proportions of methods
length(which(test500$method == "PO"))/100
length(which(test500$method == "ttest"))/100
length(which(test500$method == "WMW"))/100
# how big is the difference between biggest and smallest sample size
diff_vec_500 <- c()
for(i in seq_along(1:10000)){
  diff_vec_500[i]<-max(test500$n_needed[i,]) - min(test500$n_needed[i,])
}
mean(diff_vec_500[is.finite(diff_vec_500)])
median(diff_vec_500)

#### n_pilot = 1000
test1000<-simulation(p_C, p_E, n_pilot=1000, niter=10000)
mean(test1000$n_needed[,1]<test1000$n_needed[,2])
mean(test1000$actual_power_nmin)
sd(test1000$actual_power_nmin)
hist(test1000$actual_power_nmin)

# range of all estimated n
min(test1000$n_needed)
max(test1000$n_needed)

df_test1000 <- data.frame()
df_test1000 <- data.frame("power_nmin" = test1000$actual_power_nmin, 
                   "method" = test1000$method) %>%
  mutate(mean = mean(power_nmin))
df_test1000$method <- as.factor(df_test1000$method)
df_test1000$method <- relevel(df_test1000$method, "ttest")

grid.arrange(ggplot(df_test1000, aes(x = power_nmin))+ 
  geom_histogram(fill = "grey", color = "black", position = "identity")+
  geom_vline(aes(xintercept = mean), color = "red")+
  geom_vline(xintercept = 0.8, color = "red", linetype="dotted")+
    xlab("Actual Power")+
    ylab("Count")+
  theme_bw(),
ggplot(df_test1000, aes(x = power_nmin, fill = method, colour = method))+ 
  geom_histogram(alpha = 0.3, position = "identity")+
  geom_vline(aes(xintercept = mean), color = "red")+
  scale_colour_manual(values = c("PO" = "#7CAE00", "ttest" = "#00008B", "WMW" = "#C77CFF")) +
  scale_fill_manual(values = c("PO" = "#7CAE00", "ttest" = "#00008B", "WMW" = "#C77CFF")) +
  geom_vline(xintercept = 0.8, color = "red", linetype="dotted")+
  xlab("Actual Power")+
  ylab("Count")+
  theme_bw(), ncol=2)

# show the powers separated
sim_1000_power <-  as.data.frame(test1000$actual_power) %>%
  pivot_longer(everything(), names_to = "method", values_to = "power")
ggplot(sim_1000_power, aes(x = power, fill = method, colour = method)) + 
  geom_histogram(alpha = 0.3, position = "identity") +
  geom_vline(xintercept = 0.8, color = "red", linetype="dotted")+
  facet_wrap(method ~.) 
ggplot(sim_1000_power, aes(x = power, fill = method, colour = method)) + 
  geom_histogram(alpha = 0.3, position = "identity") +
  geom_vline(xintercept = 0.8, color = "red", linetype="dotted")

# show the distributions of the sample sizes
ggplot(test1000$n_needed)+
  geom_histogram(mapping = aes(x=AfS), alpha = 0.3, fill="#C77CFF", color="#C77CFF")+
  geom_histogram(mapping = aes(x=po), alpha = 0.3, fill="#00BFC4", color="#00BFC4")+
  geom_histogram(mapping = aes(x=ttestord), alpha = 0.3, fill="#7CAE00", color="#7CAE00")

sim_1000_n <-  as.data.frame(test1000$n_needed) %>%
  rowid_to_column(., "ID") %>%
  pivot_longer(cols = -ID, names_to = "method", values_to = "n")
sim_1000_n <- rowid_to_column(sim_1000_n, "ID")

ggplot(sim_1000_n, aes(x = n, fill = method, colour = method)) + 
  geom_histogram(alpha = 0.3, position = "identity") +
  geom_vline(xintercept = 0.8, color = "red", linetype="dotted")+
  facet_wrap(method ~.) 

ggplot(sim_1000_n, aes(x = n, y = ID, colour = method)) + 
  geom_point(alpha = 0.3, position = "identity") 

# percentages of methods
length(which(test1000$method == "PO"))/10000
length(which(test1000$method == "ttest"))/10000

# how big is the difference between biggest and smallest sample size
diff_vec_1000 <- c()
for(i in seq_along(1:10000)){
  diff_vec_1000[i]<-max(test1000$n_needed[i,]) - min(test1000$n_needed[i,])
}
mean(diff_vec_1000)
median(diff_vec_1000)


#### n_pilot = 10000

test10000_1<-simulation(p_C,p_E,n_pilot=10000,niter=1000)
mean(test10000_1$actual_power_nmin)

hist(test10000_1$actual_power_nmin)
plot(test10000_1$actual_power_nmin, type = 'p', col = factor(test10000_1$method))
legend("topleft", legend = levels(factor(test10000_1$method)), 
       pch = 19, col = factor(levels(factor(test10000_1$method))))
df10000_1 <- data.frame("power_nmin" = test10000_1$actual_power_nmin, "method" = test10000_1$method)
ggplot(df10000_1, aes(x = power_nmin, fill = method, colour = method)) + 
  geom_histogram(alpha = 0.3, position = "identity")
  
test10000<-simulation(p_C,p_E,n_pilot=10000,niter=10000)
mean(test10000$actual_power_nmin)
hist(test10000$actual_power_nmin)
plot(test10000$actual_power_nmin, type = 'p', col = factor(test10000$method))
legend("topleft", legend = levels(factor(test10000$method)), 
       pch = 19, col = factor(levels(factor(test10000$method))))
df10000 <- data.frame("power_nmin" = test10000$actual_power_nmin, "method" = test10000$method)
ggplot(df10000, aes(x = power_nmin, fill = method, colour = method)) + 
  geom_histogram(alpha = 0.3, position = "identity")
# proportions of methods
length(which(test10000$method == "PO"))/100
length(which(test10000$method == "ttest"))/100
length(which(test10000$method == "WMW"))/100

ggplot(test10000$n_needed)+
  geom_histogram(mapping = aes(x=WMW), alpha = 0.3, fill="#C77CFF", color="#C77CFF")+
  geom_histogram(mapping = aes(x=po), alpha = 0.3, fill="#00BFC4", color="#00BFC4")+
  geom_histogram(mapping = aes(x=ttestord), alpha = 0.3, fill="#7CAE00", color="#7CAE00")
ggplot(test10000$actual_power)+
  geom_histogram(mapping = aes(x=WMW), alpha = 0.3, fill="#C77CFF", color="#C77CFF")+
  geom_histogram(mapping = aes(x=po), alpha = 0.3, fill="#00BFC4", color="#00BFC4")+
  geom_histogram(mapping = aes(x=ttestord), alpha = 0.3, fill="#7CAE00", color="#7CAE00")

### n_pilot = 15000
test15000<-simulation(p_C,p_E,n_pilot=15000,niter=10000)
mean(test15000$actual_power_nmin)
hist(test15000$actual_power_nmin)
plot(test15000$actual_power_nmin, type = 'p', col = factor(test15000$method))
legend("topleft", legend = levels(factor(test15000$method)), 
       pch = 19, col = factor(levels(factor(test15000$method))))
df15000 <- data.frame("power_nmin" = test15000$actual_power_nmin, "method" = test15000$method)
ggplot(df15000, aes(x = power_nmin, fill = method, colour = method)) + 
  geom_histogram(alpha = 0.3, position = "identity")
# proportions of methods
length(which(test15000$method == "PO"))/100
length(which(test15000$method == "ttest"))/100

diff_vec_15000 <- c()
for(i in seq_along(1:10000)){
  diff_vec_15000[i]<-max(test15000$n_needed[i,]) - min(test15000$n_needed[i,])
}
mean(diff_vec_15000)
median(diff_vec_15000)

### for r=0.8
test1000_0.8<-simulation(p_C,p_E,n_pilot=1000,niter=10000, r=0.8)
mean(test1000_0.8$actual_power_nmin)
hist(test1000_0.8$actual_power_nmin)
df1000_0.8 <- data.frame("power_nmin" = test1000_0.8$actual_power_nmin, "method" = test1000_0.8$method)
ggplot(df1000_0.8, aes(x = power_nmin, fill = method, colour = method)) + 
  geom_histogram(alpha = 0.3, position = "identity")

diff_vec_0.8 <- c()
for(i in seq_along(1:10000)){
  diff_vec_0.8[i]<-max(test1000_0.8$n_needed[i,]) - min(test1000_0.8$n_needed[i,])
}
mean(diff_vec_0.8)
median(diff_vec_0.8)

### for r=0.4
test1000_0.4<-simulation(p_C,p_E,n_pilot=1000,niter=10000, r=0.4)
mean(test1000_0.4$actual_power_nmin)
hist(test1000_0.4$actual_power_nmin)

diff_vec_0.4 <- c()
for(i in seq_along(1:10000)){
  diff_vec_0.4[i]<-max(test1000_0.4$n_needed[i,]) - min(test1000_0.4$n_needed[i,])
}
mean(diff_vec_0.4)
median(diff_vec_0.4)

### for r=0.2
test1000_0.2<-simulation(p_C,p_E,n_pilot=1000,niter=10000, r=0.2)
mean(test1000_0.2$actual_power_nmin)
hist(test1000_0.2$actual_power_nmin)
df1000_0.2 <- data.frame("power_nmin" = test1000_0.2$actual_power_nmin, "method" = test1000_0.2$method)
ggplot(df1000_0.2, aes(x = power_nmin, fill = method, colour = method)) + 
  geom_histogram(alpha = 0.3, position = "identity")
### show the powers separated and for all methods
sim_1000_0.2_power <-  as.data.frame(test1000_0.2$actual_power) %>%
  pivot_longer(everything(), names_to = "method", values_to = "power")
ggplot(sim_1000_0.2_power, aes(x = power, fill = method, colour = method)) + 
  geom_histogram(alpha = 0.3, position = "identity") +
  geom_vline(xintercept = 0.8, color = "red", linetype="dotted")

# how big is the difference between biggest and smallest sample size
diff_vec_0.2 <- c()
for(i in seq_along(1:10000)){
  diff_vec_0.2[i]<-max(test1000_0.2$n_needed[i,]) - min(test1000_0.2$n_needed[i,])
}
mean(diff_vec_0.2)
median(diff_vec_0.2)


### for r=2
test1000_r2<-simulation(p_C,p_E,n_pilot=1000,niter=10000, r=2)
mean(test1000_r2$actual_power_nmin)
hist(test1000_r2$actual_power_nmin)

diff_vec_r2 <- c()
for(i in seq_along(1:10000)){
  diff_vec_r2[i]<-max(test1000_r2$n_needed[i,]) - min(test1000_r2$n_needed[i,])
}
median(diff_vec_r2)

### for r=4
test1000_r4<-simulation(p_C,p_E,n_pilot=1000,niter=10000, r=4)
mean(test1000_r4$actual_power_nmin)
hist(test1000_r4$actual_power_nmin)

diff_vec_r4 <- c()
for(i in seq_along(1:10000)){
  diff_vec_r4[i]<-max(test1000_r4$n_needed[i,]) - min(test1000_r4$n_needed[i,])
}
median(diff_vec_r4)

### for r=6
test1000_r6<-simulation(p_C,p_E,n_pilot=1000,niter=10000, r=6)
mean(test1000_r6$actual_power_nmin)
hist(test1000_r6$actual_power_nmin)

diff_vec_r6 <- c()
for(i in seq_along(1:10000)){
  diff_vec_r6[i]<-max(test1000_r6$n_needed[i,]) - min(test1000_r6$n_needed[i,])
}
median(diff_vec_r6)


###### Multiple Simulations in one plot #########
### Function to make Simulations in different settings
sim_min_power <- data.frame("n_pilot"=c(NA), "min_n" = c(NA), "min_n_power" = c(NA), "method" = c(NA))
sim_mean_power <- data.frame("n_pilot"=c(NA), "nmin_power"=c(NA))
settings <- function(n_vector, p_C, p_E, r, niter){
  for (i in seq_along(n_vector)) {
    sim <- simulation(p_C, p_E, r, n_pilot = n_vector[i], niter)
    sim_min_power[i,2]<- mean(min(sim$nmin))
    sim_min_power[i,3] <- mean(sim$actual_power[which.min(sim$nmin)])
    sim_min_power[i,4] <- sim$method[which.min(sim$nmin)]
    sim_min_power[i,1] <- n_vector[i]
    sim_mean_power[i,2] <- mean(sim$actual_power_nmin)
    sim_mean_power[i,1] <- n_vector[i]}
  return(list(sim_mean_power, sim_min_power))
}

sim_small_test <- settings(n_vector = c(seq(150,1000,50), seq(1500, 12000, 500)),
                           p_C, p_E, r, niter=10000)
plot_scatter_many_iter <- ggplot(sim_small_test[[1]], aes(x=n_pilot, y=nmin_power)) +
  geom_point()+
  geom_hline(yintercept=0.8, color = "red", linetype = "dotted")+
  xlab("Pilot Study Sample Size")+
  ylab("Mean Actual Power")+
  theme_bw()


ggplot(sim_small_test[[2]], aes(x=n_pilot, y=min_n, color = method)) +
  geom_point()
length(which(sim_small_test[[2]]$method =="PO"))/nrow(sim_small_test[[2]])


ggplot(sim_small_test[[2]], aes(x=n_pilot, y=min_n_power, color = method)) +
  geom_point()+
  geom_point(data = sim_small_test[[1]], mapping = aes(x = n_pilot, y = nmin_power), color="blue")+
  geom_hline(yintercept=0.8, color = "red")


sim_test <- settings(n_vector = c(seq(150,1000,50), seq(1500, 12000, 500)), p_C, p_E, r, niter = 1000)
plot_scatter_small_iter <- ggplot(sim_test[[1]], aes(x=n_pilot, y=nmin_power)) +
  geom_point()+
  geom_hline(yintercept=0.8, color = "red", linetype = "dotted")+
  xlab("Pilot Study Sample Size")+
  ylab("Mean Actual Power")+
  theme_bw()
### scatter plots with different iterations in one
grid.arrange(plot_scatter_small_iter, plot_scatter_many_iter, ncol=2)
plot_scatter_small_iter
plot_scatter_many_iter

# now with more iterations, to get rid of the variation
sim_test_iter <- settings(n_vector = c(seq(150,1000,50), seq(1500, 12000, 500)), p_C, p_E, r, niter = 10000)
ggplot(sim_test_iter[[1]], aes(x=n_pilot, y=nmin_power)) +
  geom_point()+
  geom_hline(yintercept=0.8, color = "red")
ggplot(sim_test_iter[[2]], aes(x=n_pilot, y=min_n, color = method)) +
  geom_point()

# r=0.8
sim_test0.8 <- settings(n_vector = c(seq(150,1000,50), seq(1500, 12000, 500)), p_C, p_E, r=0.8, niter = 10000)
ggplot(sim_test0.8[[1]], aes(x=n_pilot, y=nmin_power)) +
  geom_point()+
  geom_hline(yintercept=0.8, color = "red")
mean(sim_test0.8[[1]]$nmin_power)
ggplot(sim_test0.8[[2]], aes(x=n_pilot, y=min_n, color = method)) +
  geom_point()
length(which(sim_test0.8[[2]]$method=="PO"))/nrow(sim_test0.8[[2]])

# r=0.4
sim_test0.4 <- settings(n_vector = c(seq(150,1000,50), seq(1500, 12000, 500)), p_C, p_E, r=0.4, niter = 10000)
ggplot(sim_test0.4[[1]], aes(x=n_pilot, y=nmin_power)) +
  geom_point()+
  geom_hline(yintercept=0.8, color = "red")
mean(sim_test0.4[[1]]$nmin_power)
ggplot(sim_test0.4[[2]], aes(x=n_pilot, y=min_n, color = method)) +
  geom_point()
length(which(sim_test0.4[[2]]$method=="PO"))/nrow(sim_test0.4[[2]])

# r=0.2
sim_test0.2 <- settings(n_vector = c(seq(150,1000,50), seq(1500, 12000, 500)), p_C, p_E, r=0.2, niter = 10000)
ggplot(sim_test0.2[[1]], aes(x=n_pilot, y=nmin_power)) +
  geom_point()+
  geom_hline(yintercept=0.8, color = "red")
mean(sim_test0.2[[1]]$nmin_power)
ggplot(sim_test0.2[[2]], aes(x=n_pilot, y=min_n, color = method)) +
  geom_point()
length(which(sim_test0.2[[2]]$method=="PO"))/nrow(sim_test0.2[[2]])

###
p_C_2 <- c(0.2, 0.1, 0.15, 0.25, 0.05, 0.1, 0.15)
p_E_2 <- c(0.15, 0.15, 0.1, 0.25, 0.1, 0.1, 0.15)
sim_test2 <- settings(n_vector = c(seq(150,1000,50), seq(1500, 12000, 500)), p_C_2, p_E_2, r, niter = 1000)
ggplot(sim_test2, aes(x=nmin_power, y=n_pilot)) +
  geom_point()

p_C_3 <- c(0.2, 0.1, 0.15, 0.25, 0.05, 0.1, 0.15)
p_E_3 <- c(0.26, 0.08, 0.14, 0.24, 0.04, 0.09, 0.15)
sim_test3 <- settings(n_vector = c(seq(150,1000,50), seq(1500, 12000, 500)), p_C_3, p_E_3, r, niter = 1000)
ggplot(sim_test3, aes(x=nmin_power, y=n_pilot)) +
  geom_point()

p_C_4 <- random_simplex(6)
p_E_4 <- random_simplex(6)
sim_test4 <- settings(n_min = 100, n_max = 10000, steps = 100 , p_C_4, p_E_4, r, niter = 1000)
ggplot(sim_test4, aes(x=nmin_power, y=n_pilot)) +
  geom_point()


p_5 <- generate_two_simplex_vectors(6)
p_C_5 <- p_5[[1]]
p_E_5 <- p_5[[2]]

sim_test5 <- settings(n_vector = c(seq(150,1000,50), seq(1500, 12000, 500)), p_C_5, p_E_5, r, niter = 1000)
ggplot(sim_test5, aes(x=n_pilot, y=nmin_power)) +
  geom_point()



sim_test6 <- settings(n_vector = c(seq(150,1000,50), seq(1500, 12000, 500)), p_C, p_E, r, niter = 10000)
ggplot(sim_test6, aes(x=n_pilot, y=nmin_power)) +
  geom_point()
# -> weniger Schwankungen

##### Compare Methods with normally distributed Prob. #####
set.seed(1)
p_C_norm <- normal_simplex(6,4)
p_C_norm
set.seed(2)
p_E_norm <- normal_simplex(6,4)
p_E_norm

test50_norm <-simulation(p_C_norm,p_E_norm,n_pilot=50,niter=10000)
mean(test50_norm$n_needed[,1]<test50_norm$n_needed[,2]) #how often n calculated by AfS is smaller than n calculated by ttestord
mean(test50_norm$n_needed[,2]<test50_norm$n_needed[,3])
mean(test50_norm$n_needed[,1]<test50_norm$n_needed[,3])
# which Method calculated the minimal sample size overall
colnames(test50_norm$n_needed)[which(as.matrix(test50_norm$n_needed) == min(test50_norm$n_needed), arr.ind = TRUE)[1,2]]
mean(test50_norm$actual_power_nmin)
median(test50_norm$actual_power_nmin)
hist(test50_norm$actual_power_nmin)
plot(test50_norm$actual_power_nmin, type = 'p', col = factor(test50_norm$method))
legend("topleft", legend = levels(factor(test50_norm$method)), 
       pch = 19, col = factor(levels(factor(test50_norm$method))))
df50_norm <- data.frame("power_nmin" = test50_norm$actual_power_nmin, "method" = test50_norm$method)
ggplot(df50_norm, aes(x = power_nmin, fill = method, colour = method)) + 
  geom_histogram(alpha = 0.3, position = "identity")
df50_power_norm <- as.data.frame(test50_norm$actual_power) %>%
  pivot_longer(cols = AfS:po, values_to = "power", names_to = "method")
ggplot(df50_power_norm, aes(x = power, fill = method, colour = method)) + 
  geom_histogram(alpha = 0.3, position = "identity")

test500_norm<-simulation(p_C_norm,p_E_norm,n_pilot=500,niter=10000)
mean(test500_norm$n_needed[,1]<test500_norm$n_needed[,2])     # how often n calculated by AfS is smaller than n calculated by ttestord
mean(test500_norm$n_needed[,2]<test500_norm$n_needed[,3])     # how often n calculated by ttest is smaller than n calculated by PO
mean(test500_norm$n_needed[,1]<test500_norm$n_needed[,3])     # how often n calculated by AfS is smaller than n calculated by PO
c(mean(test500_norm$n_needed[,1]<test500_norm$n_needed[,2]),
  mean(test500_norm$n_needed[,2]<test500_norm$n_needed[,3]), 
  mean(test500_norm$n_needed[,1]<test500_norm$n_needed[,3]))
mean(test500_norm$actual_power_nmin)
median(test500_norm$actual_power_nmin)
hist(test500_norm$actual_power_nmin)
plot(test500_norm$actual_power_nmin, type = 'p', col = factor(test500_norm$method))
legend("topleft", legend = levels(factor(test500_norm$method)), 
       pch = 19, col = factor(levels(factor(test500_norm$method))))
df500_norm <- data.frame("power_nmin" = test500_norm$actual_power_nmin, "method" = test500_norm$method)
ggplot(df500_norm, aes(x = power_nmin, fill = method, colour = method)) + 
  geom_histogram(alpha = 0.3, position = "identity")
length(which(test500_norm$method == "PO"))/10000
length(which(test500_norm$method == "ttest"))/10000
length(which(test500_norm$method == "AfS"))/10000

test1000_norm<-simulation(p_C_norm, p_E_norm, n_pilot=1000, niter=10000)
mean(test1000_norm$n_needed[,1]<test1000_norm$n_needed[,2])
mean(test1000_norm$actual_power_nmin)
hist(test1000_norm$actual_power_nmin)
# Plot of minimal sample size per Method
df1000_norm_nmin <- data.frame("nmin" = test1000_norm$nmin, "method" = test1000_norm$method)
ggplot(df1000_norm_nmin, aes(x = nmin, fill = method, colour = method)) + 
  geom_histogram(alpha = 0.3, position = "identity")+
  xlim(0,10000)

plot(test1000_norm$actual_power_nmin, type = 'p', col = factor(test1000_norm$method))
legend("topleft", legend = levels(factor(test1000_norm$method)), 
       pch = 19, col = factor(levels(factor(test1000_norm$method))))
# Plot of minimal power per Method
df1000_norm <- data.frame("power_nmin" = test1000_norm$actual_power_nmin, "method" = test1000_norm$method)
ggplot(df1000_norm, aes(x = power_nmin, fill = method, colour = method)) + 
  geom_histogram(alpha = 0.3, position = "identity")
length(which(test1000_norm$method == "PO"))/10000
length(which(test1000_norm$method == "ttest"))/10000
length(which(test1000_norm$method == "AfS"))/10000

#plot the actual_powers of the methods
hist(test1000_norm$actual_power[,1])
hist(test1000_norm$actual_power[,2])
hist(test1000_norm$actual_power[,3])
### now layer them
df1000_power_norm <- as.data.frame(test1000_norm$actual_power) %>%
  pivot_longer(cols = AfS:po, values_to = "power", names_to = "method")
ggplot(df1000_power_norm, aes(x = power, fill = method, colour = method)) + 
  geom_histogram(alpha = 0.3, position = "identity")


# n_pilot = 5000
test5000_norm<-simulation(p_C_norm, p_E_norm, n_pilot=5000, niter=10000)
mean(test5000_norm$n_needed[,1]<test5000_norm$n_needed[,2])
mean(test5000_norm$actual_power_nmin)
hist(test5000_norm$actual_power_nmin)
plot(test5000_norm$actual_power_nmin, type = 'p', col = factor(test5000_norm$method))
legend("topleft", legend = levels(factor(test5000_norm$method)), 
       pch = 19, col = factor(levels(factor(test5000_norm$method))))
df5000_norm <- data.frame("power_nmin" = test5000_norm$actual_power_nmin, "method" = test5000_norm$method)
ggplot(df5000_norm, aes(x = power_nmin, fill = method, colour = method)) + 
  geom_histogram(alpha = 0.3, position = "identity")
length(which(test5000_norm$method == "PO"))/10000
length(which(test5000_norm$method == "ttest"))/10000
length(which(test5000_norm$method == "AfS"))/10000

# n_pilot=10000
test10000_norm<-simulation(p_C_norm, p_E_norm, n_pilot=10000, niter=10000)
mean(test10000_norm$n_needed[,1]<test10000_norm$n_needed[,2])
mean(test10000_norm$actual_power_nmin)
hist(test10000_norm$actual_power_nmin)
plot(test10000_norm$actual_power_nmin, type = 'p', col = factor(test10000_norm$method))
legend("topleft", legend = levels(factor(test10000_norm$method)), 
       pch = 19, col = factor(levels(factor(test10000_norm$method))))
df10000_norm <- data.frame("power_nmin" = test10000_norm$actual_power_nmin, "method" = test10000_norm$method)
ggplot(df10000_norm, aes(x = power_nmin, fill = method, colour = method)) + 
  geom_histogram(alpha = 0.3, position = "identity")
length(which(test10000_norm$method == "PO"))/10000
length(which(test10000_norm$method == "ttest"))/10000
length(which(test10000_norm$method == "AfS"))/10000
